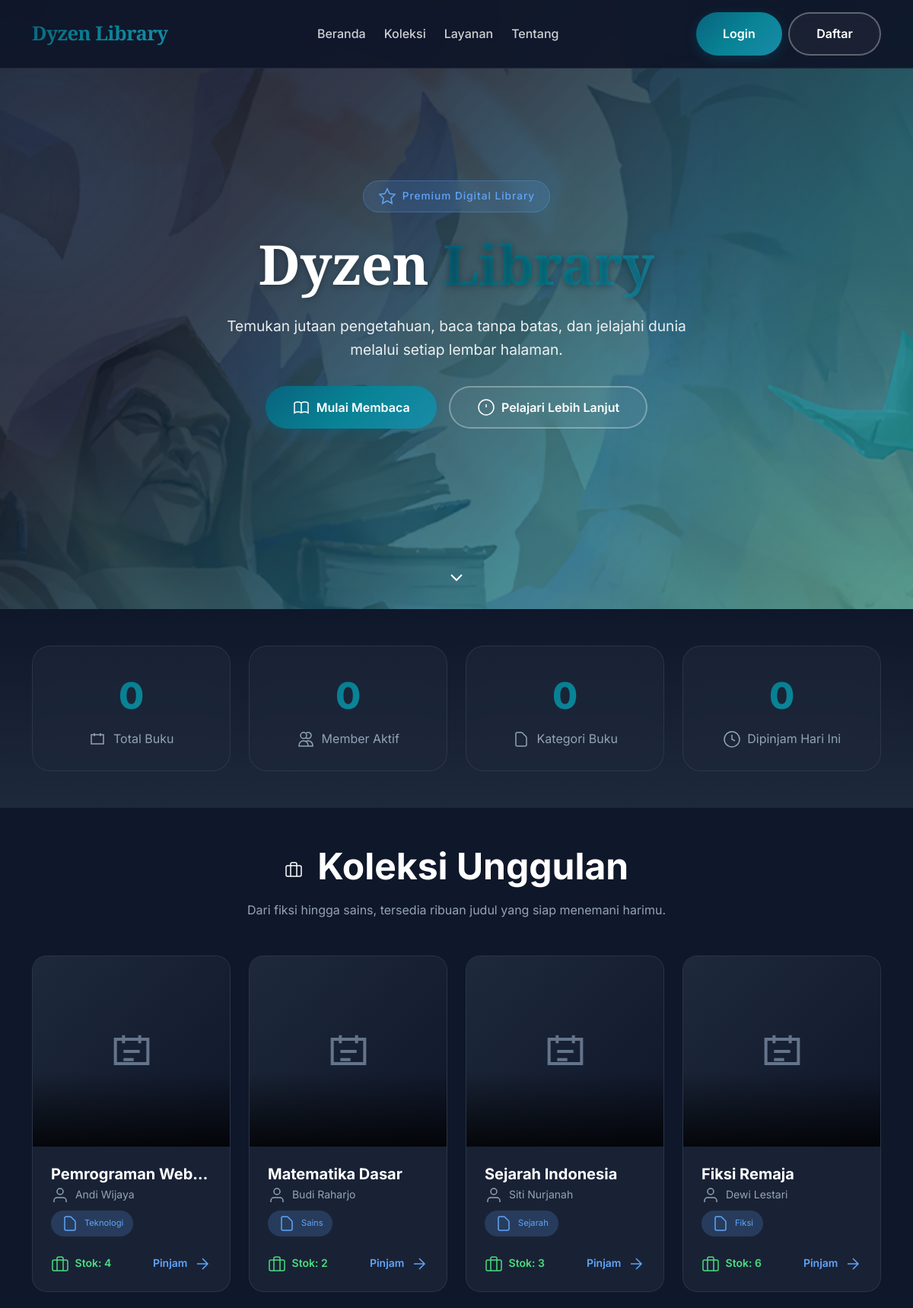
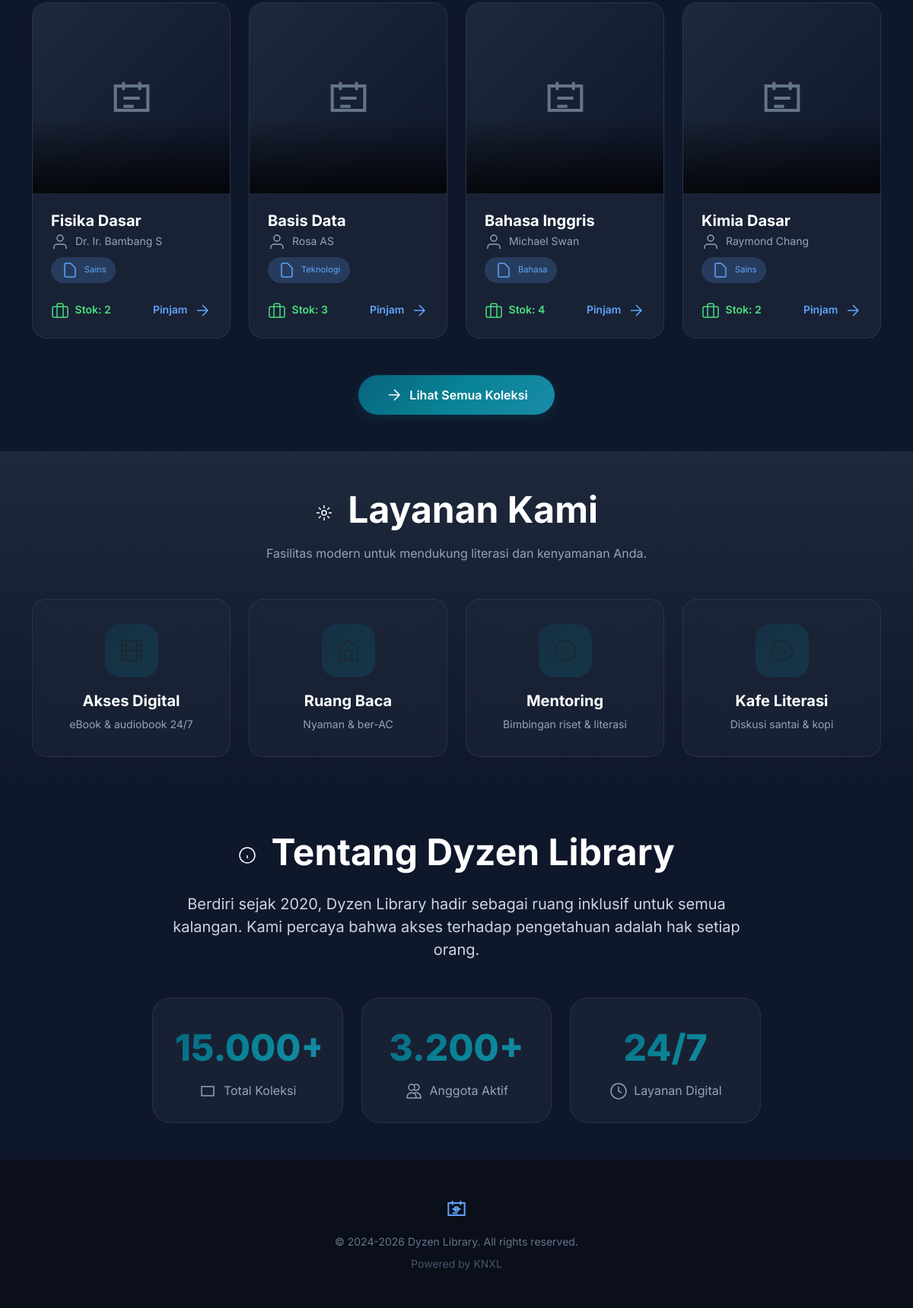
The app's page /landing/halaman_awal.php with its own data (2 pictures, top to bottom).
### tables this page shows
CREATE TABLE IF NOT EXISTS `buku` (
    `id` INT(11) NOT NULL AUTO_INCREMENT,
    `judul` VARCHAR(200) NOT NULL,
    `pengarang` VARCHAR(100) NOT NULL,
    `penerbit` VARCHAR(100) DEFAULT NULL,
    `tahun_terbit` YEAR DEFAULT NULL,
    `isbn` VARCHAR(20) DEFAULT NULL,
    `kategori` VARCHAR(50) DEFAULT NULL,
    `deskripsi` TEXT,
    `cover` VARCHAR(255) DEFAULT NULL,
    `stok` INT(11) NOT NULL DEFAULT 0,
    `stok_tersedia` INT(11) NOT NULL DEFAULT 0,
    `status` ENUM('aktif', 'nonaktif') NOT NULL DEFAULT 'aktif',
    `created_at` TIMESTAMP NOT NULL DEFAULT CURRENT_TIMESTAMP,
    `updated_at` TIMESTAMP NOT NULL DEFAULT CURRENT_TIMESTAMP ON UPDATE CURRENT_TIMESTAMP,
    PRIMARY KEY (`id`),
    UNIQUE KEY `isbn` (`isbn`),
    KEY `idx_kategori` (`kategori`),
    KEY `idx_status` (`status`)
);

### landing/halaman_awal.php (the view, shortened to what the rows shown need)
<?php
require_once '../config/data_base.php';
$featuredBooks = $pdo->query("SELECT * FROM buku WHERE status = 'aktif' ORDER BY created_at DESC LIMIT 8")->fetchAll();
?>
<!DOCTYPE html>
<html lang="id">
<head>
    <link href="https://cdn.jsdelivr.net/npm/bootstrap@5.3.0/dist/css/bootstrap.min.css" rel="stylesheet">
    <link href="https://unpkg.com/aos@2.3.1/dist/aos.css" rel="stylesheet">
</head>
<body>
<section id="beranda" class="hero-section">
    <div class="hero-content">
        <h1 class="hero-title" data-aos="fade-up" data-aos-delay="100">
            Dyzen <span>Library</span>
        </h1>
    </div>
</section>
<section id="koleksi" class="py-5">
    <div class="container">
        <div class="text-center mb-5" data-aos="fade-up">
            <h2 class="display-5 fw-bold mb-3" style="color: white;">
                <svg class="icon" width="32" height="32" viewBox="0 0 24 24" fill="none" stroke="var(--accent)" style="display: inline-block; vertical-align: middle; margin-right: 8px;">
                    <rect x="2" y="7" width="20" height="14" rx="2" ry="2"/>
                    <path d="M16 21V5a2 2 0 00-2-2h-4a2 2 0 00-2 2v16"/>
                </svg>
                Koleksi Unggulan
            </h2>
        </div>
        <div class="row g-4">
            <?php if (!empty($featuredBooks)): ?>
                <?php foreach($featuredBooks as $index => $book): ?>
                <div class="col-12 col-sm-6 col-lg-3" data-aos="fade-up" data-aos-delay="<?= $index * 100 ?>">
                    <div class="book-card">
                        <div class="book-cover">
                            <?php if(!empty($book['cover']) && file_exists('../uploads/covers/' . $book['cover'])): ?>
                                <img src="../uploads/covers/<?= htmlspecialchars($book['cover']) ?>" alt="<?= htmlspecialchars($book['judul']) ?>">
                            <?php else: ?>
                                <svg width="64" height="64" viewBox="0 0 24 24" fill="none" stroke="#64748b" stroke-width="1.5">
                                    <path d="M4 6H20V18H4V6Z"/>
                                    <path d="M8 4V8M16 4V8"/>
                                    <path d="M8 12H16M8 16H13"/>
                                </svg>
                            <?php endif; ?>
                            <div class="book-overlay"></div>
                        </div>
                        <div class="p-4">
                            <h5 class="fw-bold text-white mb-1 text-truncate"><?= htmlspecialchars($book['judul']) ?></h5>
                            <p class="small mb-2" style="color: var(--text-light);">
                                <svg class="icon" width="12" height="12" viewBox="0 0 24 24" fill="none" stroke="currentColor" style="display: inline; margin-right: 4px;">
                                    <path d="M20 21v-2a4 4 0 00-4-4H8a4 4 0 00-4 4v2"/>
                                    <circle cx="12" cy="7" r="4"/>
                                </svg>
                                <?= htmlspecialchars($book['pengarang']) ?>
                            </p>
                            <span class="category-badge mb-3">
                                <svg class="icon" width="10" height="10" viewBox="0 0 24 24" fill="none" stroke="currentColor" style="display: inline; margin-right: 4px;">
                                    <path d="M7 7h.01M7 3h5c.512 0 1.024.195 1.414.586l5 5a2 2 0 01.586 1.414V19a2 2 0 01-2 2H7a2 2 0 01-2-2V5a2 2 0 012-2z"/>
                                </svg>
                                <?= htmlspecialchars($book['kategori']) ?>
                            </span>
                            <div class="d-flex justify-content-between align-items-center mt-2">
                                <span class="fw-semibold small" style="color: #4ade80;">
                                    <svg class="icon" width="12" height="12" viewBox="0 0 24 24" fill="none" stroke="currentColor" style="display: inline; margin-right: 4px;">
                                        <rect x="2" y="7" width="20" height="14" rx="2" ry="2"/>
                                        <path d="M16 21V5a2 2 0 00-2-2h-4a2 2 0 00-2 2v16"/>
                                    </svg>
                                    Stok: <?= $book['stok_tersedia'] ?>
                                </span>
                                <a href="../auth/login.php" class="text-decoration-none small fw-semibold" style="color: var(--accent);">
                                    Pinjam
                                    <svg class="icon" width="12" height="12" viewBox="0 0 24 24" fill="none" stroke="currentColor" style="display: inline; margin-left: 4px;">
                                        <path d="M5 12h14M12 5l7 7-7 7"/>
                                    </svg>
                                </a>
                            </div>
                        </div>
                    </div>
                </div>
                <?php endforeach; ?>
            <?php endif; ?>
        </div>
    </div>
</section>
<section id="layanan" class="py-5" style="background: linear-gradient(180deg, #1E293B 0%, #0F172A 100%);">
    <div class="container">
        <div class="text-center mb-5" data-aos="fade-up">
            <h2 class="display-5 fw-bold mb-3" style="color: white;">
                Layanan Kami
            </h2>
        </div>
    </div>
</section>
<section id="tentang" class="py-5">
    <div class="container">
        <div class="text-center mx-auto" style="max-width: 800px;" data-aos="fade-up">
            <h2 class="display-5 fw-bold mb-4" style="color: white;">
                <svg class="icon" width="32" height="32" viewBox="0 0 24 24" fill="none" stroke="var(--accent)" style="display: inline-block; vertical-align: middle; margin-right: 8px;">
                    <circle cx="12" cy="12" r="10"/>
                    <path d="M12 16v-4M12 8h.01"/>
                </svg>
                Tentang Dyzen Library
            </h2>
        </div>
    </div>
</section>
</body>
</html>

### records on screen
buku: judul "Pemrograman Web…", pengarang "Andi Wijaya", kategori "Teknologi", stok_tersedia "4"
buku: judul "Matematika Dasar", pengarang "Budi Raharjo", kategori "Sains", stok_tersedia "2"
buku: judul "Sejarah Indonesia", pengarang "Siti Nurjanah", kategori "Sejarah", stok_tersedia "3"
buku: judul "Fiksi Remaja", pengarang "Dewi Lestari", kategori "Fiksi", stok_tersedia "6"
buku: judul "Fisika Dasar", pengarang "Dr. Ir. Bambang S", kategori "Sains", stok_tersedia "2"
buku: judul "Basis Data", pengarang "Rosa AS", kategori "Teknologi", stok_tersedia "3"
buku: judul "Bahasa Inggris", pengarang "Michael Swan", kategori "Bahasa", stok_tersedia "4"
buku: judul "Kimia Dasar", pengarang "Raymond Chang", kategori "Sains", stok_tersedia "2"
